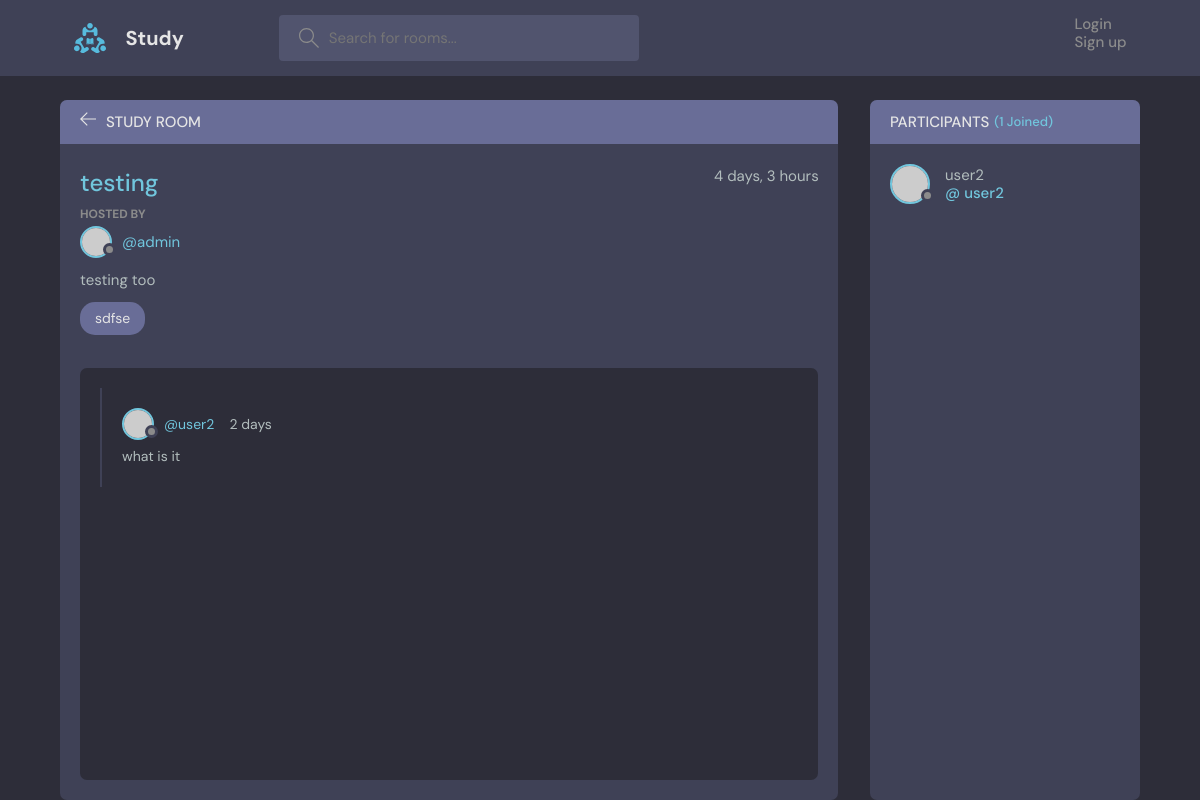
/room/9/, run on the app's committed database.
### base/models.py (models this page shows, shortened)
class Room(models.Model):
    host =  models.ForeignKey(User,on_delete=models.SET_NULL, null=True)
    topic = models.ForeignKey(Topic,on_delete=models.SET_NULL, null=True,)
    name = models.CharField(max_length=200)
    description = models.TextField(null=True, blank=True)
    participants = models.ManyToManyField(User, related_name='participants', blank=True)
    updated = models.DateTimeField(auto_now=True)
    created = models.DateTimeField(auto_now_add=True)
    class Meta:
        ordering = ['-updated','-created']

class Topic(models.Model):
    name = models.CharField(max_length=200)
    def __str__(self):
        return self.name

class Message(models.Model):
    user = models.ForeignKey(User,on_delete=models.CASCADE)
    room = models.ForeignKey(Room,on_delete=models.CASCADE)
    body = models.TextField()
    updated = models.DateTimeField(auto_now=True)
    created = models.DateTimeField(auto_now_add=True)
    class Meta:
        ordering = ['-updated','-created']

### base/views.py (the view, shortened to what this page needs)
# urls.py: path('room/<str:pk>/',room, name='room'),
def room(request,pk):
    room = Room.objects.get(id=pk)
    messages = room.message_set.all().order_by('-created')
    participants = room.participants.all()
    context = {
        'room':room,
        'messages':messages,
        'participants':participants,
    }
    return render(request,'room.html',context)

### base/templates/base/room.html (shortened to what this page needs)
{% extends 'main.html' %}
{% block content %}
    <main class="profile-page layout layout--2">
      <div class="container">
        <div class="room">
          <div class="room__top">
            <div class="room__topLeft">
              <a href="{% url 'base:home' %}">
                <svg version="1.1" xmlns="http://www.w3.org/2000/svg" width="32" height="32" viewBox="0 0 32 32">
                  <title>arrow-left</title>
                  <path
                    d="M13.723 2.286l-13.723 13.714 13.719 13.714 1.616-1.611-10.96-10.96h27.625v-2.286h-27.625l10.965-10.965-1.616-1.607z"
                  ></path>
                </svg>
              </a>
              <h3>Study Room</h3>
            </div>
          </div>
          <div class="room__box scroll">
            <div class="room__header scroll">
              <div class="room__info">
                <h3>{{room.name}}</h3>
                <span>{{ room.created|timesince }}</span>
              </div>
              <div class="room__hosted">
                <p>Hosted By</p>
                <a href="#" class="room__author">
                  <div class="avatar avatar--small">
                    <img src="https://randomuser.me/api/portraits/men/37.jpg" />
                  </div>
                  <span>@{{room.host.username}}</span>
                </a>
              </div>
              <div class="room__details">
                {{ room.description }}
              </div>
              <span class="room__topics">{{room.topic}}</span>
            </div>
            <div class="room__conversation">
              <div class="threads scroll">
                {% for message in messages %}
                <div class="thread">
                  <div class="thread__top">
                    <div class="thread__author">
                      <a href="{% url 'base:user-profile' message.user.id %}" class="thread__authorInfo">
                        <div class="avatar avatar--small">
                          <img src="https://randomuser.me/api/portraits/men/37.jpg" />
                        </div>
                        <span>@{{message.user.username}}</span>
                      </a>
                      <span class="thread__date">{{message.created|timesince}}</span>
                    </div>
                  </div>
                  <div class="thread__details">
                    {{message.body}}
                  </div>
                </div>
                {% endfor %}
              </div>
            </div>
          </div>
          <div class="room__message">
          </div>
        </div>
        <div class="participants">
          <h3 class="participants__top">Participants <span>({{participants.count}} Joined)</span></h3>
          <div class="participants__list scroll">
            {% for participant in participants %}
            <a href="{% url 'base:user-profile' participant.id %}" class="participant">
              <div class="avatar avatar--medium">
                <img src="https://randomuser.me/api/portraits/men/37.jpg" />
              </div>
              <p>
                {% if participant.first_name %}{{ participant.first_name}}{% else%} {{participant.username}} {%endif%}
                <span>@ {{participant.username}}</span>
              </p>
            </a>
            {% endfor %}
          </div>
        </div>
      </div>
    </main>
{% endblock %}

### data on the page
Room: name "testing", created "4 days, 3 hours", host.username "admin", description "testing too", topic "sdfse"
Message: user.username "user2", created "2 days", body "what is it"

### other printed values
{{ participants.count }} "1"
{{ participant.username }} "user2"
